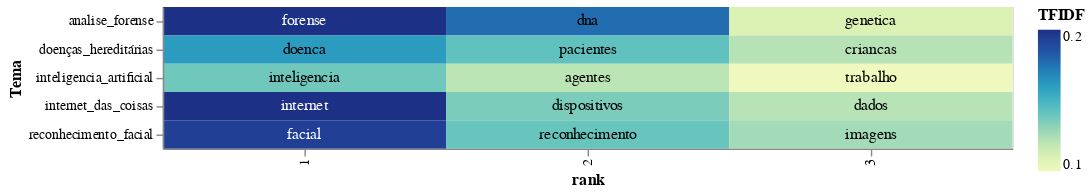

Here is the notebook cell this chart was saved with:
### Code cell
# adding a little randomness to break ties in term ranking
top_tfidf_plusRand = top_tfidf.copy()
top_tfidf_plusRand['TFIDF'] = top_tfidf_plusRand['TFIDF'] + np.random.rand(top_tfidf.shape[0])*0.0001

# base for all visualizations, with rank calculation
base = alt.Chart(top_tfidf_plusRand).encode(
    x = 'rank:O',
    y = 'Tema:N'
).transform_window(
    rank = "rank()",
    sort = [alt.SortField("TFIDF", order="descending")],
    groupby = ["Tema"],
)

# heatmap specification
heatmap = base.mark_rect().encode(
    color = 'TFIDF:Q'
)

# text labels, white for darker heatmap colors
text = base.mark_text(baseline='middle').encode(
    text = 'Termo:N',
    color = alt.condition(alt.datum.TFIDF >= 0.2, alt.value('white'), alt.value('black'))
)

# display the three superimposed visualizations
(heatmap + text).properties(width = 600)

### Figure 1 — Vega-Lite specification as saved in the notebook (floating-point values rounded to 4 significant figures)
{"config": {"view": {"continuousWidth": 400, "continuousHeight": 300}}, "layer": [{"mark": "rect", "encoding": {"color": {"field": "TFIDF", "type": "quantitative"}, "x": {"field": "rank", "type": "ordinal"}, "y": {"field": "Tema", "type": "nominal"}}, "transform": [{"window": [{"op": "rank", "field": "", "as": "rank"}], "groupby": ["Tema"], "sort": [{"field": "TFIDF", "order": "descending"}]}]}, {"mark": {"type": "text", "baseline": "middle"}, "encoding": {"color": {"condition": {"value": "white", "test": "(datum.TFIDF >= 0.2)"}, "value": "black"}, "text": {"field": "Termo", "type": "nominal"}, "x": {"field": "rank", "type": "ordinal"}, "y": {"field": "Tema", "type": "nominal"}}, "transform": [{"window": [{"op": "rank", "field": "", "as": "rank"}], "groupby": ["Tema"], "sort": [{"field": "TFIDF", "order": "descending"}]}]}], "data": {"name": "data-f53258d6da286bcc9d74ca9f4671c2dd"}, "width": 600, "$schema": "https://vega.github.io/schema/vega-lite/v4.17.0.json", "datasets": {"data-f53258d6da286bcc9d74ca9f4671c2dd": [{"Tema": "analise_forense", "Termo": "forense", "TFIDF": 0.2298}, {"Tema": "analise_forense", "Termo": "dna", "TFIDF": 0.1951}, {"Tema": "analise_forense", "Termo": "genetica", "TFIDF": 0.0952}, {"Tema": "doenças_hereditárias", "Termo": "doenca", "TFIDF": 0.1714}, {"Tema": "doenças_hereditárias", "Termo": "pacientes", "TFIDF": 0.1439}, {"Tema": "doenças_hereditárias", "Termo": "criancas", "TFIDF": 0.1135}, {"Tema": "inteligencia_artificial", "Termo": "inteligencia", "TFIDF": 0.138}, {"Tema": "inteligencia_artificial", "Termo": "agentes", "TFIDF": 0.1112}, {"Tema": "inteligencia_artificial", "Termo": "trabalho", "TFIDF": 0.08104}, {"Tema": "internet_das_coisas", "Termo": "internet", "TFIDF": 0.2299}, {"Tema": "internet_das_coisas", "Termo": "dispositivos", "TFIDF": 0.1339}, {"Tema": "internet_das_coisas", "Termo": "dados", "TFIDF": 0.113}, {"Tema": "reconhecimento_facial", "Termo": "facial", "TFIDF": 0.2197}, {"Tema": "reconhecimento_facial", "Termo": "reconhecimento", "TFIDF": 0.1408}, {"Tema": "reconhecimento_facial", "Termo": "imagens", "TFIDF": 0.1202}]}}
